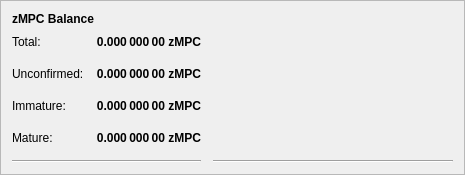
         <widget class="QFrame" name="frame_4">
          <property name="geometry">
           <rect>
            <x>0</x>
            <y>0</y>
            <width>465</width>
            <height>171</height>
           </rect>
          </property>
          <property name="frameShape">
           <enum>QFrame::StyledPanel</enum>
          </property>
          <property name="frameShadow">
           <enum>QFrame::Raised</enum>
          </property>
          <layout class="QVBoxLayout" name="verticalLayout_7">
           <item>
            <layout class="QHBoxLayout" name="horizontalLayout_8" stretch="0">
             <item>
              <widget class="QLabel" name="label_5z_3">
               <property name="maximumSize">
                <size>
                 <width>16777215</width>
                 <height>20</height>
                </size>
               </property>
               <property name="font">
                <font>
                 <weight>75</weight>
                 <bold>true</bold>
                </font>
               </property>
               <property name="text">
                <string>zMPC Balance</string>
               </property>
              </widget>
             </item>
            </layout>
           </item>
           <item>
            <layout class="QGridLayout" name="gridLayout_5">
             <property name="spacing">
              <number>12</number>
             </property>
             <item row="1" column="1">
              <widget class="QLabel" name="labelzBalance">
               <property name="font">
                <font>
                 <weight>75</weight>
                 <bold>true</bold>
                </font>
               </property>
               <property name="cursor">
                <cursorShape>IBeamCursor</cursorShape>
               </property>
               <property name="toolTip">
                <string>All available zMPC, unconfirmed and immature zMPC included.</string>
               </property>
               <property name="text">
                <string notr="true">0.000 000 00 zMPC</string>
               </property>
               <property name="alignment">
                <set>Qt::AlignRight|Qt::AlignTrailing|Qt::AlignVCenter</set>
               </property>
               <property name="textInteractionFlags">
                <set>Qt::LinksAccessibleByMouse|Qt::TextSelectableByKeyboard|Qt::TextSelectableByMouse</set>
               </property>
              </widget>
             </item>
             <item row="1" column="0">
              <widget class="QLabel" name="labelzBalanceText">
               <property name="toolTip">
                <string>All available zMPC, unconfirmed and immature zMPC included.</string>
               </property>
               <property name="text">
                <string>Total:</string>
               </property>
              </widget>
             </item>
             <item row="1" column="2">
              <spacer name="horizontalSpacer_8">
               <property name="orientation">
                <enum>Qt::Horizontal</enum>
               </property>
               <property name="sizeHint" stdset="0">
                <size>
                 <width>40</width>
                 <height>20</height>
                </size>
               </property>
              </spacer>
             </item>
             <item row="2" column="0">
              <widget class="QLabel" name="labelzBalanceUnconfirmedText">
               <property name="toolTip">
                <string>Unconfirmed: less than 20 confirmations
Immature: confirmed, but less than 1 mints of the same denomination after it was minted</string>
               </property>
               <property name="text">
                <string>Unconfirmed:</string>
               </property>
              </widget>
             </item>
             <item row="2" column="1">
              <widget class="QLabel" name="labelzBalanceUnconfirmed">
               <property name="font">
                <font>
                 <weight>75</weight>
                 <bold>true</bold>
                </font>
               </property>
               <property name="toolTip">
                <string>Unconfirmed: less than 20 confirmations
Immature: confirmed, but less than 1 mints of the same denomination after it was minted</string>
               </property>
               <property name="text">
                <string>0.000 000 00 zMPC</string>
               </property>
               <property name="alignment">
                <set>Qt::AlignRight|Qt::AlignTrailing|Qt::AlignVCenter</set>
               </property>
              </widget>
             </item>
             <item row="2" column="2">
              <spacer name="horizontalSpacer_5">
               <property name="orientation">
                <enum>Qt::Horizontal</enum>
               </property>
               <property name="sizeHint" stdset="0">
                <size>
                 <width>40</width>
                 <height>20</height>
                </size>
               </property>
              </spacer>
             </item>
             <item row="3" column="0">
              <widget class="QLabel" name="labelzBalanceImmatureText">
               <property name="toolTip">
                <string>Unconfirmed: less than 20 confirmations
Immature: confirmed, but less than 1 mints of the same denomination after it was minted</string>
               </property>
               <property name="text">
                <string>Immature:</string>
               </property>
              </widget>
             </item>
             <item row="3" column="1">
              <widget class="QLabel" name="labelzBalanceImmature">
               <property name="font">
                <font>
                 <weight>75</weight>
                 <bold>true</bold>
                </font>
               </property>
               <property name="toolTip">
                <string>Unconfirmed: less than 20 confirmations
Immature: confirmed, but less than 1 mints of the same denomination after it was minted</string>
               </property>
               <property name="text">
                <string>0.000 000 00 zMPC</string>
               </property>
               <property name="alignment">
                <set>Qt::AlignRight|Qt::AlignTrailing|Qt::AlignVCenter</set>
               </property>
              </widget>
             </item>
             <item row="3" column="2">
              <spacer name="horizontalSpacer_7">
               <property name="orientation">
                <enum>Qt::Horizontal</enum>
               </property>
               <property name="sizeHint" stdset="0">
                <size>
                 <width>40</width>
                 <height>20</height>
                </size>
               </property>
              </spacer>
             </item>
             <item row="4" column="0">
              <widget class="QLabel" name="labelzBalanceMatureText">
               <property name="toolTip">
                <string>Mature: more than 20 confirmation and more than 1 mints of the same denomination after it was minted.
These zMPC are spendable.</string>
               </property>
               <property name="text">
                <string>Mature:</string>
               </property>
              </widget>
             </item>
             <item row="4" column="1">
              <widget class="QLabel" name="labelzBalanceMature">
               <property name="font">
                <font>
                 <weight>75</weight>
                 <bold>true</bold>
                </font>
               </property>
               <property name="toolTip">
                <string>Mature: more than 20 confirmation and more than 1 mints of the same denomination after it was minted.
These zMPC are spendable.</string>
               </property>
               <property name="text">
                <string>0.000 000 00 zMPC</string>
               </property>
               <property name="alignment">
                <set>Qt::AlignRight|Qt::AlignTrailing|Qt::AlignVCenter</set>
               </property>
              </widget>
             </item>
             <item row="4" column="2">
              <spacer name="horizontalSpacer_4">
               <property name="orientation">
                <enum>Qt::Horizontal</enum>
               </property>
               <property name="sizeHint" stdset="0">
                <size>
                 <width>40</width>
                 <height>20</height>
                </size>
               </property>
              </spacer>
             </item>
             <item row="5" column="0" colspan="2">
              <widget class="Line" name="lineSpendableBalance_5">
               <property name="orientation">
                <enum>Qt::Horizontal</enum>
               </property>
              </widget>
             </item>
             <item row="5" column="2">
              <widget class="Line" name="lineWatchBalance_5">
               <property name="sizePolicy">
                <sizepolicy hsizetype="Preferred" vsizetype="Fixed">
                 <horstretch>0</horstretch>
                 <verstretch>0</verstretch>
                </sizepolicy>
               </property>
               <property name="minimumSize">
                <size>
                 <width>140</width>
                 <height>0</height>
                </size>
               </property>
               <property name="orientation">
                <enum>Qt::Horizontal</enum>
               </property>
              </widget>
             </item>
            </layout>
           </item>
          </layout>
         </widget>
